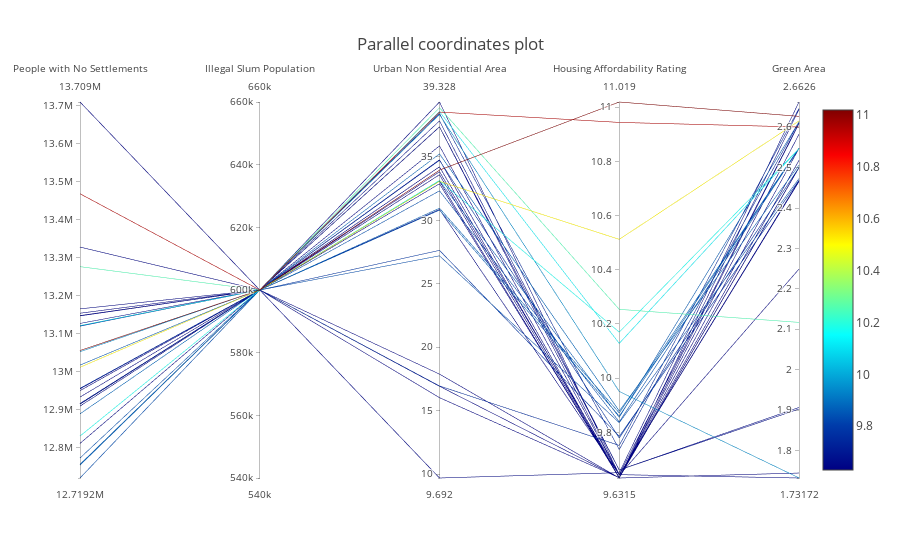

The code cell stored with this chart in its notebook:
### Code cell
# create the parcoord

df_parallel = df_minimax_maximin

data = [
    Parcoords(
        line = dict(color = df_parallel['Housing Affordability Rating'],
                   colorscale = 'Jet',
                   showscale = True,
                   reversescale = False,
                   cmin = df_parallel['Housing Affordability Rating'].min(),
                   cmax = df_parallel['Housing Affordability Rating'].max()),

        dimensions = list([
             dict(label ='People with No Settlements'  ,
                values =df_parallel['People with No Settlements']  ),
            dict(label ='Illegal Slum Population'  ,
                values =df_parallel['Illegal Slum Population']  ),
            dict(label = 'Urban Non Residential Area',
                values = df_parallel['Urban Non Residential Area']),
            dict(label = 'Housing Affordability Rating',
                values = df_parallel['Housing Affordability Rating']),
            dict(label = 'Green Area',
                values = df_parallel['Green Area'])
            
        ])
    )
]


layout = Layout( title = "Parallel coordinates plot"

)
fig = Figure(data=data, layout=layout)
iplot(fig)

### Figure 1 — Plotly figure (JSON) as saved in the notebook; plotly's stock layout.template omitted (floating-point values rounded to 4 significant figures)
{"data": [{"dimensions": [{"label": "People with No Settlements", "values": [12888157, 13120285, 13126139, 13709039, 13467466, 12810284, 13327163, 13275557, 13010628, 13118939, 13145872, 13153007, 13054776, 12913954, 12915150, 12949112, 12955318, 13146830, 12754969, 13016395, 12953934, 13120288, 12753074, 12914471, 12719190, 12754738, 12771750, 12913581, 12908409, 13051647, 13164408, 12829569, 12932231]}, {"label": "Illegal Slum Population", "values": [600000, 600000, 600000, 600000, 600000, 600000, 600000, 600000, 600000, 600000, 600000, 600000, 600000, 600000, 600000, 600000, 600000, 600000, 600000, 600000, 600000, 600000, 600000, 600000, 600000, 600000, 600000, 600000, 600000, 600000, 600000, 600000, 600000]}, {"label": "Urban Non Residential Area", "values": [35.24, 37.36, 37.84, 34.78, 38.54, 16.02, 30.86, 38.88, 33.08, 38.42, 33.83, 37.37, 33.96, 33.08, 33.6, 34.22, 34.73, 35.87, 30.96, 33.11, 17.88, 38.57, 30.81, 16.95, 27.2, 27.63, 32.32, 32.88, 9.692, 38.34, 39.33, 33.14, 16.92]}, {"label": "Housing Affordability Rating", "values": [9.879, 9.661, 9.661, 9.633, 10.94, 9.633, 9.644, 10.25, 10.51, 9.736, 9.643, 9.641, 11.02, 9.632, 9.632, 9.632, 9.779, 9.643, 9.872, 9.855, 9.632, 10.13, 9.86, 9.752, 9.836, 9.785, 9.839, 9.633, 9.651, 9.951, 9.644, 10.17, 9.633]}, {"label": "Green Area", "values": [2.506, 1.906, 1.902, 2.548, 2.601, 2.518, 2.61, 2.117, 2.616, 2.614, 2.468, 2.249, 2.627, 2.501, 2.5, 1.744, 2.5, 2.466, 2.549, 2.613, 2.609, 2.547, 2.549, 2.647, 2.473, 2.469, 2.548, 2.583, 2.663, 1.732, 1.732, 2.547, 2.645]}], "line": {"cmax": 11.02, "cmin": 9.632, "color": [9.879, 9.661, 9.661, 9.633, 10.94, 9.633, 9.644, 10.25, 10.51, 9.736, 9.643, 9.641, 11.02, 9.632, 9.632, 9.632, 9.779, 9.643, 9.872, 9.855, 9.632, 10.13, 9.86, 9.752, 9.836, 9.785, 9.839, 9.633, 9.651, 9.951, 9.644, 10.17, 9.633], "colorscale": "Jet", "reversescale": false, "showscale": true}, "type": "parcoords"}], "layout": {"title": "Parallel coordinates plot"}}
